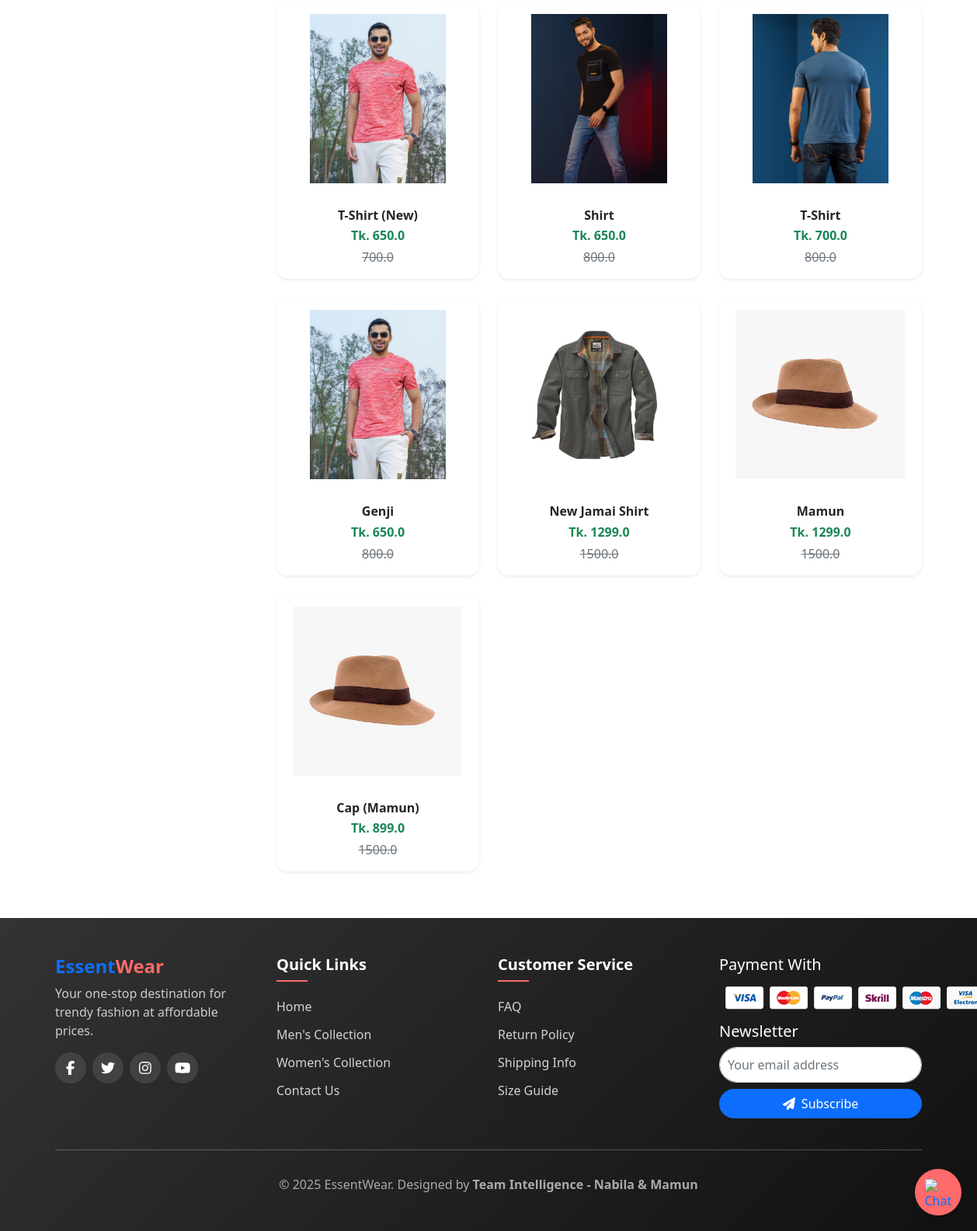
Before: /men/ (lower part) with the older database file.
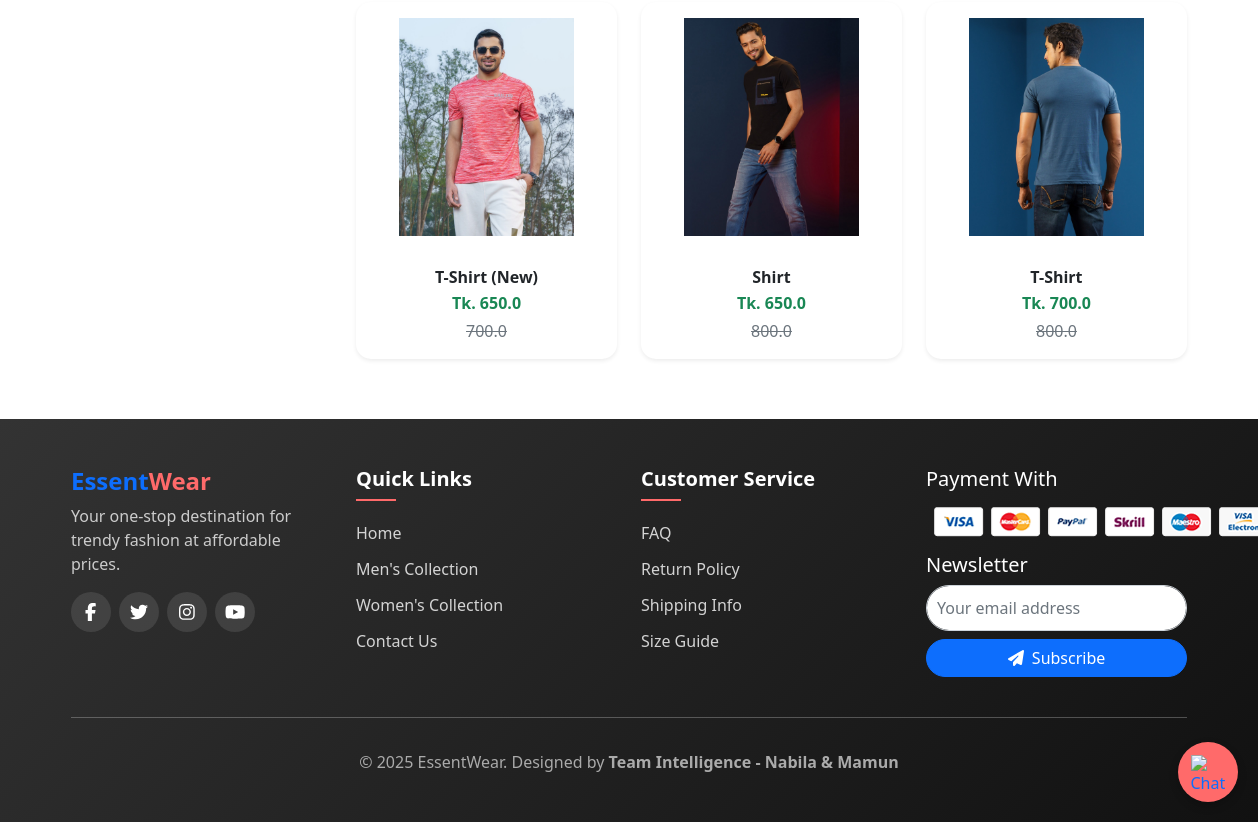
After: the same page with the newer database file.
### app/models.py (models this page shows, shortened)
class Product(models.Model):
    title = models.CharField(max_length=100)
    selling_price = models.FloatField()
    discounted_price = models.FloatField()
    description = models.TextField(default='null')
    category = models.CharField(choices=CATEGORY_CHOICES, max_length=2)
    p_image = models.ImageField(upload_to='product_img')
    owner = models.ForeignKey(User, on_delete=models.CASCADE, related_name='products',null=True, blank=True) # Added owner field
    quantity = models.PositiveIntegerField(default=0)  # 🧮 নতুন field

### app/views.py (the view)
# urls.py: path('men/', views.men, name='men'),
def men(request, data=None):
    men = Product.objects.filter(category='M')
    price = request.GET.get("price")
    if price == "under500":
        men = men.filter(discounted_price__lt=500)
    elif price == "500-1000":
        men = men.filter(discounted_price__gte=500, discounted_price__lte=1000)
    elif price == "1000-2000":
        men = men.filter(discounted_price__gte=1000, discounted_price__lte=2000)
    elif price == "above2000":
        men = men.filter(discounted_price__gt=2000)
    return render(request, 'app/product/men.html', {'mens': men})

### app/templates/app/product/men.html (shortened to what this page needs)
{% extends 'app/base.html' %}
{% load static %}
{% block main-content %}
<div class="container my-5">
  <div class="row">
    <div class="col-md-3 mb-4">
    </div>
    <div class="col-md-9">
      <div class="row g-4">
        {% for product in mens %}
        <div class="col-sm-6 col-md-4">
          <div class="card h-100 border-0 shadow-sm product-card">
            <a href="{% url 'product-detail' product.id %}" class="text-decoration-none text-dark">
              <img src="{{ product.p_image.url }}" class="card-img-top p-3 img-fluid" alt="{{ product.title }}" style="height: 250px; object-fit: contain;">
              <div class="card-body text-center">
                <h6 class="card-title fw-bold mb-1">{{ product.title }}</h6>
                <p class="mb-1 text-success fw-bold">Tk. {{ product.discounted_price }}</p>
                <p class="text-muted text-decoration-line-through mb-0">
                  {{ product.selling_price }}
                </p>
              </div>
            </a>
          </div>
        </div>
        {% empty %}
        <p class="text-center text-muted">No products available.</p>
        {% endfor %}
      </div>
    </div>
  </div>
</div>
{% endblock main-content %}

### app/templates/app/base.html (shortened to what this page needs)
<!doctype html>
{% load static %}
<html lang="en">
<head>
  <link href="https://cdn.jsdelivr.net/npm/bootstrap@5.0.0-beta1/dist/css/bootstrap.min.css" rel="stylesheet">
  <link rel="stylesheet" href="{% static 'app/css/owl.carousel.min.css' %}">
  <link rel="stylesheet" href="{% static 'app/css/all.min.css' %}">
  <link rel="stylesheet" href="{% static 'app/css/style.css' %}">
</head>
<body>
  <a href="{% url 'chatbot' %}" id="floating-button">
    <img src="{% static 'app/images/banner/logo2.png' %}" alt="Chat with Alice" />
  </a>
  {% block main-content %}{% endblock main-content %}
  <footer class="site-footer py-5">
    <div class="container">
      <div class="row">
        <div class="col-md-3 mb-4">
          <h4 class="fw-bold text-primary">Essent<span style="color: #ff6a6a">Wear</span></h4>
          <p style="color: #ccc">Your one-stop destination for trendy fashion at affordable prices.</p>
          <div class="d-flex gap-2 mt-3">
           <a href="https://www.facebook.com/" target="_blank" class="social-icon"><i class="fab fa-facebook-f"></i></a>
           <a href="https://twitter.com/" target="_blank" class="social-icon"><i class="fab fa-twitter"></i></a>
           <a href="https://www.instagram.com/" target="_blank" class="social-icon"><i class="fab fa-instagram"></i></a>
           <a href="https://www.youtube.com/" target="_blank" class="social-icon"><i class="fab fa-youtube"></i></a>
          </div>
        </div>
        <div class="col-md-3 mb-4 footer-links">
          <h5>Quick Links</h5>
          <ul>
            <li><a href="/">Home</a></li>
            <li><a href="{% url 'men' %}">Men's Collection</a></li>
            <li><a href="{% url 'women' %}">Women's Collection</a></li>
            <li><a href="{% url 'contact-us' %}">Contact Us</a></li>
          </ul>
        </div>
        <div class="col-md-3 mb-4 footer-links">
          <h5>Customer Service</h5>
          <ul>
            <li><a href="{% url 'faq' %}">FAQ</a></li>
            <li><a href="{% url 'return_policy' %}">Return Policy</a></li>
            <li><a href="{% url 'shipping_info' %}">Shipping Info</a></li>
            <li><a href="{% url 'size_guide' %}">Size Guide</a></li>
          </ul>
        </div>
        <div class="col-md-3 mb-4">
          <h5>Payment With</h5>
          <div class="payment-logos my-3">
            <img src="{% static 'app/images/payment.png' %}" alt="Mastercard">
          </div>
          <h5>Newsletter</h5>
          <form method="POST" class="d-flex flex-column gap-2">
            <input type="email" name="email" placeholder="Your email address" required class="form-control"
              style="border-radius: 25px; padding: 10px" />
            <button type="submit" class="btn btn-primary rounded-pill">
              <i class="fas fa-paper-plane me-1"></i> Subscribe
            </button>
          </form>
        </div>
      </div>
      <hr style="border-color: #444" />
      <div class="text-center pt-3">
       <p class="mb-0" style="color: #aaa">&copy; 2025 EssentWear. Designed by <b>Team Intelligence - Nabila & Mamun</a></b></p>
      </div>
    </div>
  </footer>
</body>
</html>

### app/templates/app/base.html (style rules this page uses)
:root { --primary-color: #ff6a6a; --secondary-color: #d63384; --dark-color: #333; --light-color: #f9f9f9; }
body { font-family: "Segoe UI", Tahoma, Geneva, Verdana, sans-serif; background-color: #fff; color: #333; }
#floating-button { position: fixed; bottom: 20px; right: 20px; background-color: var(--primary-color); border-radius: 50%; width: 60px; height: 60px; display: flex; align-items: center; justify-content: center; cursor: pointer; z-index: 999; box-shadow: 0 4px 10px rgba(0, 0, 0, 0.2); transition: all 0.3s; }
#floating-button img { width: 35px; height: 35px; }
.site-footer { background: linear-gradient(135deg, var(--dark-color) 0%, #111 100%); color: white; padding: 50px 0 20px; margin-top: 60px; }
.footer-links h5 { font-weight: 600; margin-bottom: 20px; position: relative; padding-bottom: 10px; }
.footer-links h5:after { content: ""; position: absolute; bottom: 0; left: 0; width: 40px; height: 2px; background-color: var(--primary-color); }
.footer-links ul { list-style: none; padding: 0; margin: 0; }
.footer-links li { margin-bottom: 12px; }
.footer-links a { color: rgba(255, 255, 255, 0.8); text-decoration: none; transition: all 0.3s ease; }
.social-icon { display: inline-flex; align-items: center; justify-content: center; width: 40px; height: 40px; background-color: rgba(255, 255, 255, 0.1); border-radius: 50%; color: #fff; transition: all 0.3s ease; font-size: 18px; }
.payment-logos img { max-height: 35px; margin: 0 8px; transition: 0.3s; }

### app/templates/app/product/men.html (style rules this page uses)
.product-card { transition: transform 0.3s ease, box-shadow 0.3s ease; border-radius: 15px; }

Changed rows visible on the page:
removed Product: p_image (picture), title "Genji", discounted_price "650.0", selling_price "800.0"
removed Product: p_image (picture), title "New Jamai Shirt", discounted_price "1299.0", selling_price "1500.0"
removed Product: p_image (picture), title "Mamun", discounted_price "1299.0", selling_price "1500.0"
removed Product: p_image (picture), title "Cap (Mamun)", discounted_price "899.0", selling_price "1500.0"
